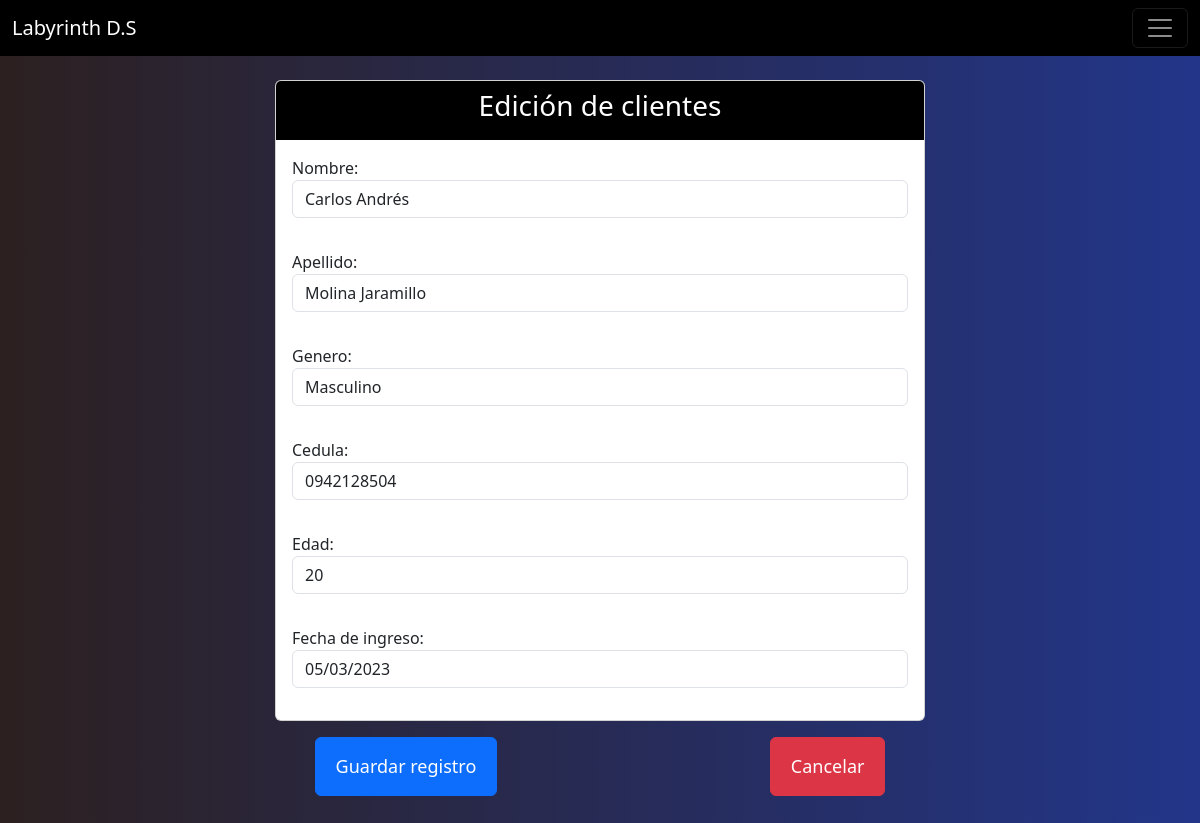
The page /clientes/editar_cliente/1 (signed in) on the database its author committed.
### modulos/clientes/models.py (models this page shows, shortened)
class Cliente(models.Model):
    nombre = models.CharField(max_length=100)
    apellido = models.CharField(max_length=100)
    genero = models.CharField(max_length=1, choices=GENERO,default=GENERO[0][1], blank=True, null=True)
    cedula = models.CharField(unique=True, max_length=10 ,validators=[RegexValidator(regex='^.{10}$', message='Introduzca una cédula válida')], default='')
    edad = models.IntegerField(default='')
    fecha_de_ingreso = models.DateField(default=now)

### modulos/clientes/views/cliente/views.py (the view)
# urls.py: path('editar_cliente/<int:pk>', (EditarCliente.as_view()), name='editar_cliente'),
class EditarCliente(LoginRequiredMixin, UpdateView):
    model = Cliente
    template_name = 'cliente/editar_cliente.html'
    success_url = reverse_lazy("clientes:detalle_cliente")
    form_class = ClienteForm
    def get_context_data(self, **kwargs):
        context = super().get_context_data(**kwargs)
        context['action_save'] = self.request.path
        context['titulo'] = 'Edición de clientes'
        context['url_anterior'] = '/clientes/detalle_cliente'
        return context

### modulos/clientes/forms.py
class ClienteForm(ModelForm):
    class Meta:
        model = Cliente
        fields ='__all__'
        widgets =  {
            'nombre':forms.TextInput(attrs={'class' : 'form-control', 'placeholder':'Ingrese su nombre','id':'inputNombre' } ),
            'apellido': forms.TextInput(attrs={'class' : 'form-control', 'placeholder':'Ingrese su apellido', 'id':'inputApellido'}),
            'genero': forms.Select(attrs= {'class': 'form-control', 'placeholder':'Seleccione su género', 'id':'inputGen' }),
            'cedula': forms.TextInput(attrs=
                                        {'class':'form-control',
                                         'placeholder':'Digite su número de cédula',
                                         'id':'inputCedula',
                                         }),
            'edad': forms.NumberInput(attrs={'class':'form-control', 'placeholder':'Digite su edad', 'id':'inputEdad'}),
            'fecha_de_ingreso': forms.DateInput(attrs={'class':'form-control','id':'fechIngr'})
        }

### modulos/clientes/templates/cliente/editar_cliente.html (shortened to what this page needs)
{% extends 'formulario_plantilla.html' %}
{% load static %}
{% block formulario %}
    {{ form.as_p }}
{% endblock %}

### static/css/estilo.css (style rules this page uses)
body { background: linear-gradient(90deg, #2c2020 0%, rgba(17, 38, 128, 0.93) 100%); height: 100vh; }

### rows shown on the page
Cliente: nombre "Carlos Andrés", apellido "Molina Jaramillo", genero "Masculino", cedula "0942128504", edad "20", fecha_de_ingreso "05/03/2023"

### other values the page prints
{{ titulo }} "Edición de clientes"
